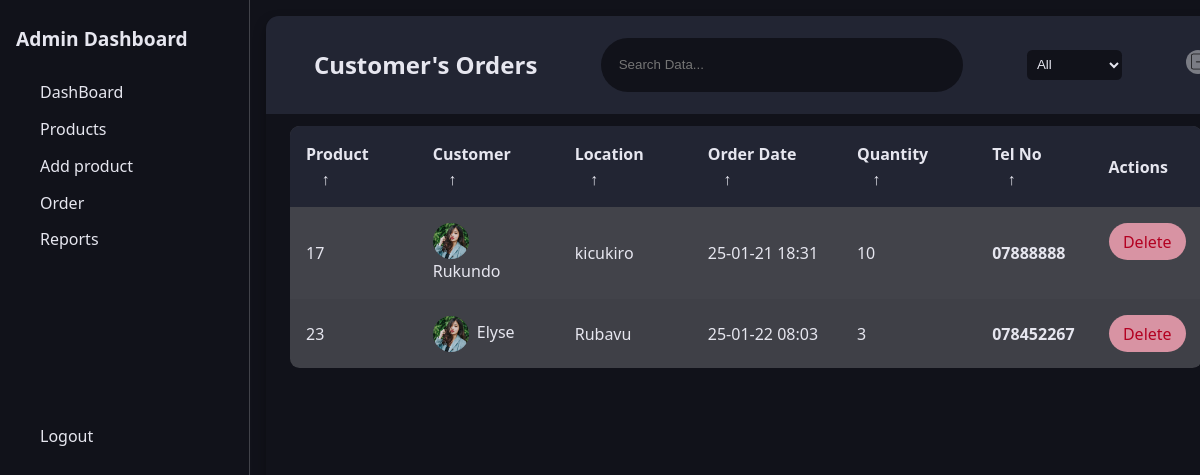
The page /Admin/admin_dashboard.php?route=reports&report=All (signed in) on the database its author committed.
### tables this page shows
CREATE TABLE `customer` (
  `cust_id` int(11) NOT NULL,
  `cust_name` varchar(200) DEFAULT NULL,
  `location` varchar(100) DEFAULT NULL,
  `telephone` varchar(250) DEFAULT NULL,
  `product_code` int(100) DEFAULT NULL,
  `order_number` int(100) DEFAULT NULL,
  `quantity_ordered` int(11) DEFAULT NULL
);

CREATE TABLE `order` (
  `order_number` int(100) NOT NULL,
  `order_date` varchar(200) NOT NULL
);

### Admin/reports.php (the view, shortened to what this page needs)
<?php
 include '../config/db_connect.php';
?>
<!DOCTYPE html>
<html lang="en">
<head>
</head>
<body>
<main class="table" id="customers_table">
        <section class="table__header">
            <h1>Customer's Orders</h1>
            <div class="input-group">
                <input type="search" placeholder="Search Data...">
            </div>
            <div class="daily-report">
                <form action="" method="GET" >
                      <select name="report" id="" onchange="updateUrl(this)">
                          <option value="all">All</option>
                      </select>
                      </form>
                </div>
            <div class="export__file">
                <label for="export-file" class="export__file-btn" title="Export File"></label>
            </div>
        </section>
        <section class="table__body">
            <table>
                <thead>
                    <tr>
                        <th> Product <span class="icon-arrow">&UpArrow;</span></th>
                        <th> Customer <span class="icon-arrow">&UpArrow;</span></th>
                        <th> Location <span class="icon-arrow">&UpArrow;</span></th>
                        <th> Order Date <span class="icon-arrow">&UpArrow;</span></th>
                        <th> Quantity <span class="icon-arrow">&UpArrow;</span></th>
                        <th> Tel no <span class="icon-arrow">&UpArrow;</span></th>
                        <th>Actions</th>
                    </tr>
                </thead>
                <tbody>
                    <?php
                       $sql_command = "SELECT * FROM `order`";
                    $sql_result = $conn->query($sql_command);
                       if($sql_result -> num_rows > 0){
                          while($row = $sql_result->fetch_assoc()){
                            $order_num = $row['order_number'];
                             $order_date = $row['order_date'];
                              $sql_data = "SELECT * FROM customer WHERE order_number = '$order_num' AND quantity_ordered > 0";
                              $data_result = $conn->query($sql_data);
                              if($data_result->num_rows > 0){
                                   while($data_row = $data_result->fetch_assoc()){
                    ?>
                    <tr>
                        <td><?php echo $data_row['product_code']?></td>
                        <td><img src="../images/Sonal Gharti.jpg" alt=""><?php echo $data_row['cust_name']?> </td>
                        <td> <?php echo $data_row['location']?> </td>
                        <td> <?php echo $order_date ?> </td>
                        <td><?php echo $data_row['quantity_ordered'] ?> </td>
                        <td> <strong><?php echo $data_row['telephone'] ?> </strong> </td>
                        <td class="actions"><a href="../Controllers/delete_order_controller.php?p_code=<?php echo $data_row['product_code']?>">
                            <p class="delete">Delete</p></a>
                        </td>
                    </tr>
                    <?php
                       }
                     }
                    }
                    }
                    ?>
                </tbody>
            </table>
        </section>
    </main>
</body>
</html>

### styles/admin.css (style rules this page uses)
:root { --base-clr: #11121a; --line-clr: #42434a; --hover-clr: #222533; --text-clr: #e6e6ef; --accent-clr: #5e63ff; --secondary-text-clr: #b0b3c1; --secondary-text-clr2:#7c7f8d; }
* { margin: 0; padding: 0; }
html { font-family: Poppins, 'Segoe UI', Tahoma, Geneva, Verdana, sans-serif; line-height: 1.5rem; }
body { min-height: 100vh; min-height: 100dvh; background-color: var(--base-clr); color: var(--text-clr); display: grid; grid-template-columns: auto 1fr; }

### styles/table.css (style rules this page uses)
:root { --base-clr: #11121a; --line-clr: #42434a; --hover-clr: #222533; --text-clr: #e6e6ef; --accent-clr: #5e63ff; --secondary-text-clr: #b0b3c1; --secondary-text-clr2:#7c7f8d; }
main.table { width: 80vw; height: 90vh; background-color: var(--base-clr); backdrop-filter: blur(7px); box-shadow: 0 .4rem .8rem #0005; border-radius: .8rem; overflow: hidden; margin-top: 1rem; margin-left: 1em; }
.table__header { width: 100%; height: 10%; background-color: var(--hover-clr); padding: .8rem 1rem; display: flex; justify-content: space-around; align-items: center; }
.table__header .input-group { width: 35%; height: 75%; background-color: var(--base-clr); padding: 0 .8rem; border-radius: 2rem; display: flex; justify-content: center; align-items: center; transition: .2s; }
.input-group input { color: var(--text-clr); }
.table__header .input-group input { width: 100%; padding: 0 .5rem 0 .3rem; background-color: transparent; border: none; outline: none; }
.table__body { width: 95%; max-height: calc(89% - 1.6rem); background-color: var(--line-clr); margin: .8rem auto; border-radius: .6rem; overflow: auto; overflow: overlay; }
table { width: 100%; }
td img { width: 36px; height: 36px; margin-right: .5rem; border-radius: 50%; vertical-align: middle; }
table, th, td { border-collapse: collapse; padding: 1rem; text-align: left; }
td.actions { display: flex; gap: .4rem; }
td.actions p { padding: .4rem .9rem; border-radius: 2rem; text-align: center; }
td.actions .delete { background-color: #d893a3; color: #b30021; cursor: pointer; }
thead th { position: sticky; top: 0; left: 0; background-color: var(--hover-clr); cursor: pointer; text-transform: capitalize; }
tbody tr:nth-child(even) { background-color: #0000000b; }
tbody tr { --delay: .1s; transition: .5s ease-in-out var(--delay), background-color 0s; }
tbody tr td, tbody tr td p, tbody tr td img { transition: .2s ease-in-out; }
thead th span.icon-arrow { display: inline-block; width: 1.3rem; height: 1.3rem; border-radius: 50%; border: 1.4px solid transparent; text-align: center; font-size: 1rem; margin-left: .5rem; transition: .2s ease-in-out; }
.export__file { position: relative; }
.export__file .export__file-btn { display: inline-block; width: 1.5rem; height: 1.5rem; background: #fff6 url(../images/export.png) center / 80% no-repeat; border-radius: 50%; transition: .2s ease-in-out; }
select { border: none; outline: none; background-color: var(--base-clr); color: var(--text-clr); padding: .4rem; cursor: pointer; border-radius: .4em; }

### Admin/reports.php (style rules this page uses)
a { text-decoration: none; }

### rows shown on the page
customer: product_code "17", cust_name "Rukundo", location "kicukiro", order_number.order_date "25-01-21 18:31", quantity_ordered "10", telephone "07888888"
customer: product_code "23", cust_name "Elyse", location "Rubavu", order_number.order_date "25-01-22 08:03", quantity_ordered "3", telephone "078452267"
